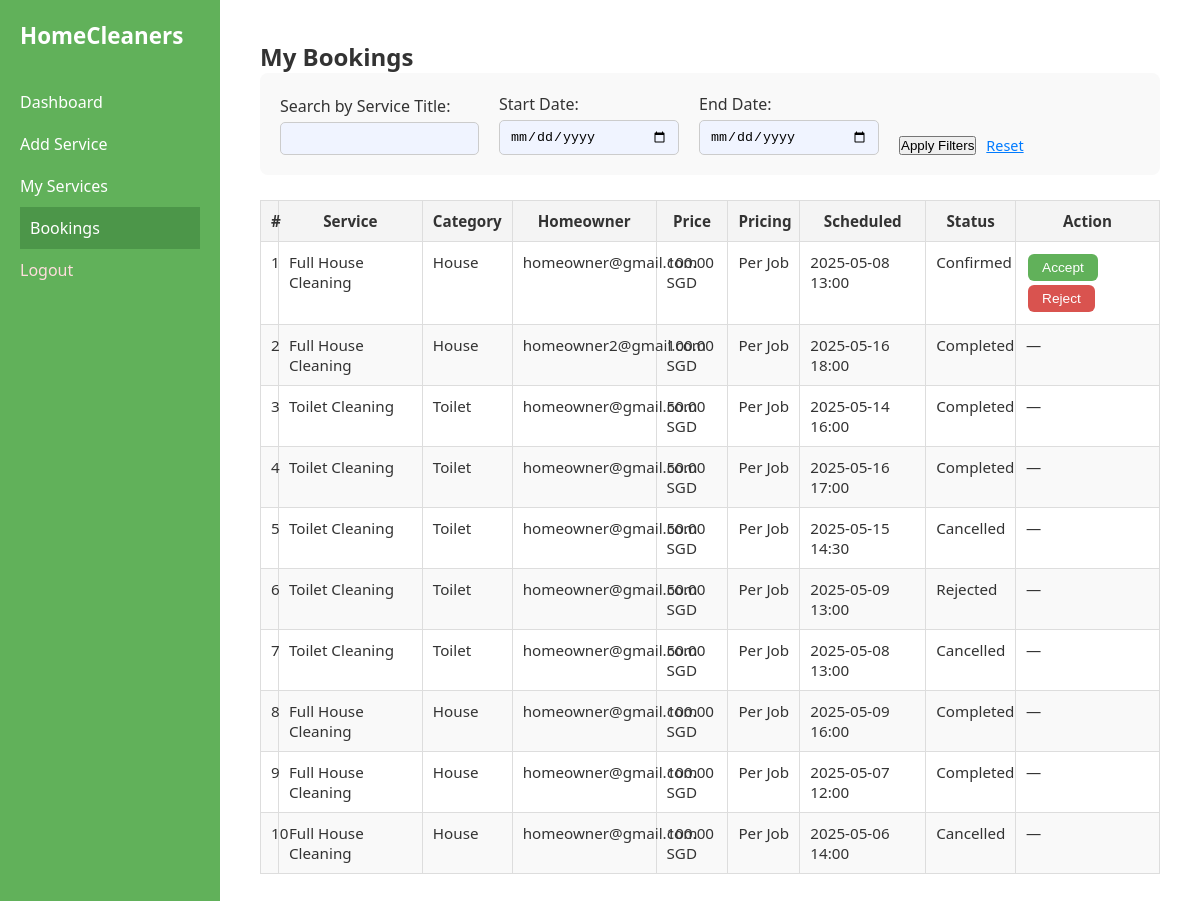
The app's page /boundary/view_cleaner_bookings.php (signed in) with its own data.
### tables this page shows
CREATE TABLE IF NOT EXISTS `bookings` (
  `id` int NOT NULL AUTO_INCREMENT,
  `homeowner_id` int NOT NULL,
  `service_id` int NOT NULL,
  `status` enum('pending','confirmed','in_progress','completed','cancelled','rejected') DEFAULT 'pending',
  `created_at` datetime DEFAULT CURRENT_TIMESTAMP,
  `booking_datetime` datetime NOT NULL DEFAULT CURRENT_TIMESTAMP,
  PRIMARY KEY (`id`),
  KEY `homeowner_id` (`homeowner_id`),
  KEY `service_id` (`service_id`)
);

CREATE TABLE IF NOT EXISTS `services` (
  `id` int NOT NULL AUTO_INCREMENT,
  `cleaner_id` int NOT NULL,
  `title` varchar(100) NOT NULL,
  `description` text NOT NULL,
  `price` decimal(10,2) NOT NULL,
  `category_id` int NOT NULL,
  `pricing_type` enum('per_job','per_hour') NOT NULL,
  `created_at` datetime DEFAULT CURRENT_TIMESTAMP,
  `view_count` int DEFAULT '0',
  `shortlist_count` int DEFAULT '0',
  PRIMARY KEY (`id`),
  KEY `cleaner_id` (`cleaner_id`),
  KEY `category_id` (`category_id`)
);

CREATE TABLE IF NOT EXISTS `categories` (
  `id` int NOT NULL AUTO_INCREMENT,
  `name` varchar(50) NOT NULL,
  PRIMARY KEY (`id`),
  UNIQUE KEY `name` (`name`)
);

CREATE TABLE IF NOT EXISTS `users` (
  `id` int NOT NULL AUTO_INCREMENT,
  `email` varchar(100) NOT NULL,
  `password` varchar(255) NOT NULL,
  `user_type` enum('C','H','A','P') NOT NULL,
  `created_at` datetime DEFAULT CURRENT_TIMESTAMP,
  `account_status` tinyint(1) NOT NULL DEFAULT '1',
  PRIMARY KEY (`id`),
  UNIQUE KEY `email` (`email`)
);

### entity/Booking.php (called while the page is built, shortened)
<?php
class Booking {
    public static function getByCleaner($pdo, $cleaner_id) {
        $stmt = $pdo->prepare("
            SELECT b.*, s.title, s.price, s.pricing_type, c.name AS category_name,
                   u.email AS homeowner_email
            FROM bookings b
            JOIN services s ON b.service_id = s.id
            JOIN categories c ON s.category_id = c.id
            JOIN users u ON b.homeowner_id = u.id
            WHERE s.cleaner_id = ?
            ORDER BY b.created_at DESC
        ");
        $stmt->execute([$cleaner_id]);
        return $stmt->fetchAll();
    }
}

### control/CleanerController.php (called while the page is built, shortened)
<?php
require_once __DIR__ . '/../config/db.php';
require_once __DIR__ . '/../entity/Booking.php';
class CleanerController {
    public static function getBookings($cleaner_id) {
        global $pdo;
        return Booking::getByCleaner($pdo, $cleaner_id);
    }
}

### boundary/view_cleaner_bookings.php (the view, shortened to what this page needs)
<?php
require_once '../config/db.php';
require_once '../control/CleanerController.php';
$cleaner_id = $_SESSION['user']['id'];
$bookings = CleanerController::getBookings($cleaner_id);
$service_filter = strtolower(trim($_GET['service'] ?? ''));
$start_date = $_GET['start_date'] ?? '';
$end_date = $_GET['end_date'] ?? '';
$filtered = array_filter($bookings, function ($b) use ($service_filter, $start_date, $end_date) {
    $match_service = empty($service_filter) || strpos(strtolower($b['title']), $service_filter) !== false;
    $match_start = empty($start_date) || strtotime($b['booking_datetime']) >= strtotime($start_date . ' 00:00:00');
    $match_end = empty($end_date) || strtotime($b['booking_datetime']) <= strtotime($end_date . ' 23:59:59');
    return $match_service && $match_start && $match_end;
});
?>
<!DOCTYPE html>
<html>
<head>
    <link rel="stylesheet" href="../css/layout.css">
    <link rel="stylesheet" href="../css/view_cleaner_bookings.css">
</head>
<body>
<div class="dashboard-layout">
    <aside class="sidebar">
        <div class="sidebar-brand">HomeCleaners</div>
        <nav class="sidebar-links">
            <a href="dashboard_cleaner.php">Dashboard</a>
            <a href="add_service.php">Add Service</a>
            <a href="manage_services.php">My Services</a>
            <a href="view_cleaner_bookings.php" class="active">Bookings</a>
            <a href="../logout.php" class="logout-link">Logout</a>
        </nav>
    </aside>
    <main class="dashboard-main">
        <h2>My Bookings</h2>
        <form method="get" class="filter-form">
            <div class="form-row">
                <label>Search by Service Title:</label>
                <input type="text" name="service" value="<?= htmlspecialchars($service_filter) ?>">
            </div>
            <div class="form-row">
                <label>Start Date:</label>
                <input type="date" name="start_date" value="<?= htmlspecialchars($start_date) ?>">
            </div>
            <div class="form-row">
                <label>End Date:</label>
                <input type="date" name="end_date" value="<?= htmlspecialchars($end_date) ?>">
            </div>
            <div class="form-actions">
                <button type="submit">Apply Filters</button>
                <a href="view_cleaner_bookings.php" class="reset-link">Reset</a>
            </div>
        </form>
        <?php if (empty($filtered)): ?>
            <p>No bookings match your filters.</p>
        <?php else: ?>
            <div class="table-wrapper">
                <table class="booking-table">
                    <thead>
                        <tr>
                            <th>#</th>
                            <th>Service</th>
                            <th>Category</th>
                            <th>Homeowner</th>
                            <th>Price</th>
                            <th>Pricing</th>
                            <th>Scheduled</th>
                            <th>Status</th>
                            <th>Action</th>
                        </tr>
                    </thead>
                    <tbody>
                        <?php foreach ($filtered as $i => $b): ?>
                            <tr>
                                <td><?= $i + 1 ?></td>
                                <td><?= htmlspecialchars($b['title']) ?></td>
                                <td><?= htmlspecialchars($b['category_name']) ?></td>
                                <td><?= htmlspecialchars($b['homeowner_email']) ?></td>
                                <td><?= number_format($b['price'], 2) ?> SGD</td>
                                <td><?= $b['pricing_type'] === 'per_job' ? 'Per Job' : 'Per Hour' ?></td>
                                <td><?= date('Y-m-d H:i', strtotime($b['booking_datetime'])) ?></td>
                                <td><?= ucfirst($b['status']) ?></td>
                                <td>
                                    <?php if ($b['status'] === 'confirmed'): ?>
                                        <form method="post" style="display:inline;">
                                            <button type="submit" name="action" value="accept" class="btn btn-green">Accept</button>
                                        </form>
                                        <form method="post" style="display:inline;">
                                            <button type="submit" name="action" value="reject" class="btn btn-red">Reject</button>
                                        </form>
                                    <?php else: ?>
                                        —
                                    <?php endif; ?>
                                </td>
                            </tr>
                        <?php endforeach; ?>
                    </tbody>
                </table>
            </div>
        <?php endif; ?>
    </main>
</div>
</body>
</html>

### css/layout.css (style rules this page uses)
* { box-sizing: border-box; margin: 0; padding: 0; }
body { font-family: 'Segoe UI', sans-serif; background-color: #f4f4f4; color: #333; }
.dashboard-layout { display: flex; min-height: 100vh; }
.sidebar { width: 220px; background-color: #61B15A; color: white; padding: 20px; display: flex; flex-direction: column; }
.sidebar-brand { font-size: 1.4em; font-weight: bold; margin-bottom: 30px; }
.sidebar-links a { color: white; text-decoration: none; padding: 10px 0; font-size: 1em; display: block; transition: background 0.3s, padding-left 0.3s; }
.sidebar-links a:hover, .sidebar-links a.active { background-color: #4c9649; padding-left: 10px; }
.logout-link { color: #ffdddd !important; }
.dashboard-main { flex: 1; padding: 40px; background-color: #fff; }

### css/view_cleaner_bookings.css (style rules this page uses)
.filter-form { margin-bottom: 25px; padding: 20px; background-color: #f9f9f9; border-radius: 8px; display: flex; flex-wrap: wrap; gap: 20px; align-items: flex-end; }
.form-row { display: flex; flex-direction: column; }
.form-row label { font-weight: 500; margin-bottom: 5px; }
input[type="text"], input[type="date"] { padding: 8px 10px; border-radius: 5px; border: 1px solid #ccc; min-width: 180px; background: #f0f4ff; }
.form-actions { display: flex; gap: 10px; align-items: center; }
.reset-link { font-size: 0.9em; color: #007BFF; text-decoration: underline; }
.booking-table { width: 100%; border-collapse: collapse; font-size: 0.95em; table-layout: fixed; }
.booking-table th:nth-child(1) { width: 2%; }
.booking-table th:nth-child(2) { width: 16%; }
.booking-table th:nth-child(3) { width: 10%; }
.booking-table th:nth-child(4) { width: 16%; }
.booking-table th:nth-child(5) { width: 8%; }
.booking-table th:nth-child(6) { width: 8%; }
.booking-table th:nth-child(7) { width: 14%; }
.booking-table th:nth-child(8) { width: 10%; }
.booking-table th:nth-child(9) { width: 16%; }
.booking-table th, .booking-table td { padding: 10px; border: 1px solid #ddd; vertical-align: top; }
.booking-table th { background-color: #f4f4f4; }
.booking-table tr:nth-child(even) { background-color: #f9f9f9; }
.btn { padding: 6px 14px; margin: 2px; border: none; border-radius: 6px; font-size: 0.9em; font-weight: 500; cursor: pointer; transition: background 0.3s ease; color: white; }
.btn-green { background-color: #61B15A; }
.btn-red { background-color: #d9534f; }
.booking-table td form { display: inline-block; }

### records on screen
bookings: service.title "Full House Cleaning", categories.name "House", users.email "homeowner@gmail.com", service.price "100.00", booking_datetime "2025-05-08 13:00", status "Confirmed"
bookings: service.title "Full House Cleaning", categories.name "House", users.email "homeowner2@gmail.com", service.price "100.00", booking_datetime "2025-05-16 18:00", status "Completed"
bookings: service.title "Toilet Cleaning", categories.name "Toilet", users.email "homeowner@gmail.com", service.price "50.00", booking_datetime "2025-05-14 16:00", status "Completed"
bookings: service.title "Toilet Cleaning", categories.name "Toilet", users.email "homeowner@gmail.com", service.price "50.00", booking_datetime "2025-05-16 17:00", status "Completed"
bookings: service.title "Toilet Cleaning", categories.name "Toilet", users.email "homeowner@gmail.com", service.price "50.00", booking_datetime "2025-05-15 14:30", status "Cancelled"
bookings: service.title "Toilet Cleaning", categories.name "Toilet", users.email "homeowner@gmail.com", service.price "50.00", booking_datetime "2025-05-09 13:00", status "Rejected"
bookings: service.title "Toilet Cleaning", categories.name "Toilet", users.email "homeowner@gmail.com", service.price "50.00", booking_datetime "2025-05-08 13:00", status "Cancelled"
bookings: service.title "Full House Cleaning", categories.name "House", users.email "homeowner@gmail.com", service.price "100.00", booking_datetime "2025-05-09 16:00", status "Completed"
bookings: service.title "Full House Cleaning", categories.name "House", users.email "homeowner@gmail.com", service.price "100.00", booking_datetime "2025-05-07 12:00", status "Completed"
bookings: service.title "Full House Cleaning", categories.name "House", users.email "homeowner@gmail.com", service.price "100.00", booking_datetime "2025-05-06 14:00", status "Cancelled"
